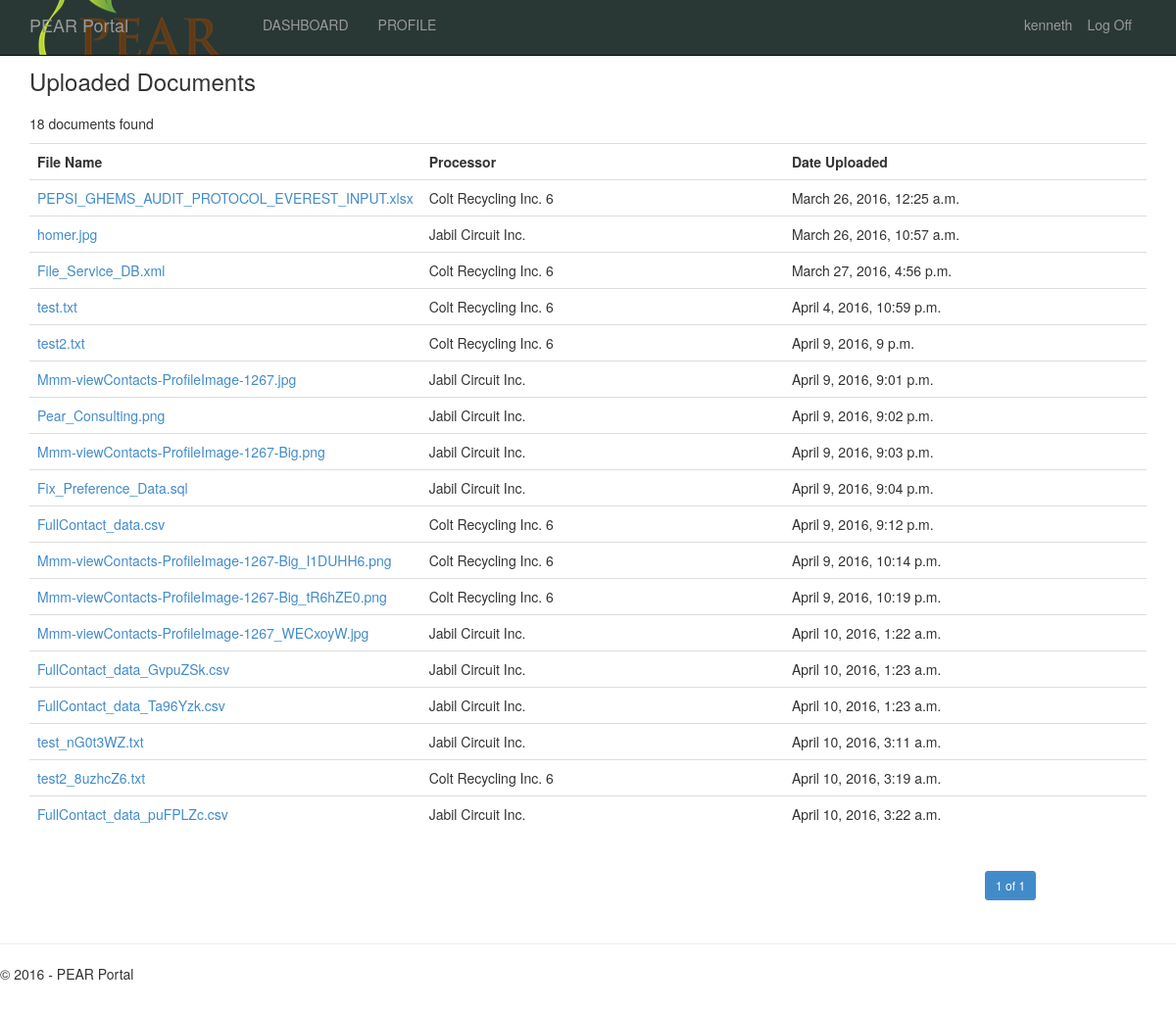
The app's page /duedilligence/docs (signed in) with its own data.
### due_dilligence/models.py (models this page shows)
class Document(models.Model):
	uploaded_by = models.ForeignKey(User, editable=False)
	processor = models.ForeignKey(MaterialProcessor, null = True)
	is_published = models.BooleanField('Published?', default = False)
	date_uploaded = models.DateTimeField(auto_now_add = True)
	def doc_directory_path(instance, filename):
		return "{0}/{1}".format(instance.uploaded_by.username, filename)
	upload = models.FileField(upload_to = doc_directory_path)
	def __str__(self):
		return os.path.basename(self.upload.name)

class MaterialProcessor(models.Model):
	material = models.CharField(max_length = 150)
	company_name = models.CharField(max_length = 150, unique = True)
	street_addr = models.CharField(max_length = 250, blank = True, null = True)
	city = models.CharField(max_length = 150, blank = True, null = True)
	zip_code = models.CharField(max_length = 50, blank = True, null = True)
	country = models.CharField(max_length = 50, blank = True, null = True)
	subscribed_users = models.ManyToManyField(User)
	created = models.DateTimeField(auto_now_add = True)
	last_modified = models.DateTimeField(auto_now = True)
	def __str__(self):
		return self.company_name

### due_dilligence/views.py (the view)
@login_required
def user_uploaded_docs(request):
	docs_list = Document.objects.filter(uploaded_by = request.user).order_by('-uploaded_by')
	paginator = Paginator(docs_list, PAGE_SIZE)
	page = request.GET.get('page')
	try:
		docs = paginator.page(page)
	except PageNotAnInteger:
		docs = paginator.page(1)
	except EmptyPage:
		docs = paginator.page(paginator.num_pages)
	return render(request, 'due_dilligence/userDocs.html', { 'documents': docs })

### due_dilligence/templates/due_dilligence/userDocs.html (shortened to what this page needs)
{% extends "base.html" %}
{% block content %}
	<h3>Uploaded Documents</h3>
	{% if documents %}
		<div class="table-responsive">
			<table class="table">
				<caption style="text-align: left; padding-top: 10px; padding-bottom: 10px;">{{ documents.paginator.count }} documents found</caption>
				<tr class="row">
					<th class="col-md-4">File Name</th>
					<th class="col-md-4">Processor</th>
					<th class="col-md-4">Date Uploaded</th>
				</tr>
				{% for d in documents %}
				<tr class="row">
					<td class="col-md-4"><a href="{{ d.upload.url }}">{{ d }}</a></td>
					<td class="col-md-4">{{ d.processor }}</td>
					<td class="col-md-4">{{ d.date_uploaded }}</td>
				</tr>
				{% endfor %}
			</table>
		</div>
		<div class="row">
			<div class="col-md-offset-10 col-md-2">
			<nav>
				<ul class="pagination pagination-sm">
					<li class="active">
						<a href="#">{{ documents.number }} of {{ documents.paginator.num_pages }}<span class="sr-only">(current)</span></a>
					</li>
				</ul>
			</nav>
			</div>
			</div>
		</div>
	{% else %}
		<p>No uploaded documents</p>
	{% endif %}
{% endblock content %}

### PearPortal/templates/base.html (shortened to what this page needs)
<!DOCTYPE html>
<html>
<head>
    {% load staticfiles %}
    <link rel="stylesheet" type="text/css" href="{% static 'content/bootstrap.min.css' %}" />
    <link rel="stylesheet" type="text/css" href="{% static 'content/site.css' %}" />
</head>
<body>
    <div class="navbar navbar-inverse navbar-fixed-top">
        <div class="container">
            <div class="navbar-header">
                <a href="" class="navbar-brand">
                    PEAR Portal
                </a>
            </div>
            <div class="navbar-collapse collapse">
                <ul class="nav navbar-nav">
                    {% url 'duedilligence:index' as dashboard_url %}
                    <li {% if request.path == dashboard_url %} class="active" {% endif %}>
                        <a href="{{ dashboard_url }}">DASHBOARD</a></li>
                    <li><a href="">PROFILE</a></li>
                </ul>
                 {% include 'loginpartial.html' %}
            </div>
        </div>
    </div>
    <div class="container body-content">
{% block content %}{% endblock %}
        <hr/>
        <footer>
            {% now "Y" as current_year %}
            <p>&copy; {{ current_year }} - PEAR Portal</p>
        </footer>
</body>
</html>

### PearPortal/templates/loginpartial.html (shortened to what this page needs)
{% if user.is_authenticated %}
<form id="logoutForm" action="/logout" method="post" class="navbar-right">
    <ul class="nav navbar-nav navbar-right">
        <li><span class="navbar-text">{{ user.username }}</span></li>
        <li><a href="javascript:document.getElementById('logoutForm').submit()">Log Off</a>
        </li>
    </ul>
</form>
{% else %}
<ul class="nav navbar-nav navbar-right">
    <li><a href="{% url 'login' %}">Log in</a></li>
</ul>
{% endif %}

### PearPortal/static/content/site.css (style rules this page uses)
.body-content { padding-left: 15px; padding-right: 15px; }
.navbar-brand { background: url(../img/PearConsulting.png) no-repeat center 70%; width:238px; height: 56px; }
.navbar-inverse { background-color: #293835; }

### records on screen
Document: upload "PEPSI_GHEMS_AUDIT_PROTOCOL_EVEREST_INPUT.xlsx", processor "Colt Recycling Inc. 6", date_uploaded "March 26, 2016, 12:25 a.m."
Document: upload "homer.jpg", processor "Jabil Circuit Inc.", date_uploaded "March 26, 2016, 10:57 a.m."
Document: upload "File_Service_DB.xml", processor "Colt Recycling Inc. 6", date_uploaded "March 27, 2016, 4:56 p.m."
Document: upload "test.txt", processor "Colt Recycling Inc. 6", date_uploaded "April 4, 2016, 10:59 p.m."
Document: upload "test2.txt", processor "Colt Recycling Inc. 6", date_uploaded "April 9, 2016, 9 p.m."
Document: upload "Mmm-viewContacts-ProfileImage-1267.jpg", processor "Jabil Circuit Inc.", date_uploaded "April 9, 2016, 9:01 p.m."
Document: upload "Pear_Consulting.png", processor "Jabil Circuit Inc.", date_uploaded "April 9, 2016, 9:02 p.m."
Document: upload "Mmm-viewContacts-ProfileImage-1267-Big.png", processor "Jabil Circuit Inc.", date_uploaded "April 9, 2016, 9:03 p.m."
Document: upload "Fix_Preference_Data.sql", processor "Jabil Circuit Inc.", date_uploaded "April 9, 2016, 9:04 p.m."
Document: upload "FullContact_data.csv", processor "Colt Recycling Inc. 6", date_uploaded "April 9, 2016, 9:12 p.m."
Document: upload "Mmm-viewContacts-ProfileImage-1267-Big_I1DUHH6.png", processor "Colt Recycling Inc. 6", date_uploaded "April 9, 2016, 10:14 p.m."
Document: upload "Mmm-viewContacts-ProfileImage-1267-Big_tR6hZE0.png", processor "Colt Recycling Inc. 6", date_uploaded "April 9, 2016, 10:19 p.m."
Document: upload "Mmm-viewContacts-ProfileImage-1267_WECxoyW.jpg", processor "Jabil Circuit Inc.", date_uploaded "April 10, 2016, 1:22 a.m."
Document: upload "FullContact_data_GvpuZSk.csv", processor "Jabil Circuit Inc.", date_uploaded "April 10, 2016, 1:23 a.m."
Document: upload "FullContact_data_Ta96Yzk.csv", processor "Jabil Circuit Inc.", date_uploaded "April 10, 2016, 1:23 a.m."
Document: upload "test_nG0t3WZ.txt", processor "Jabil Circuit Inc.", date_uploaded "April 10, 2016, 3:11 a.m."
Document: upload "test2_8uzhcZ6.txt", processor "Colt Recycling Inc. 6", date_uploaded "April 10, 2016, 3:19 a.m."
Document: upload "FullContact_data_puFPLZc.csv", processor "Jabil Circuit Inc.", date_uploaded "April 10, 2016, 3:22 a.m."

### other values on screen
{{ user.username }} "kenneth"
{{ documents.paginator.count }} "18"
{{ documents.number }} "1"
{{ documents.paginator.num_pages }} "1"
{{ current_year }} "2016"
